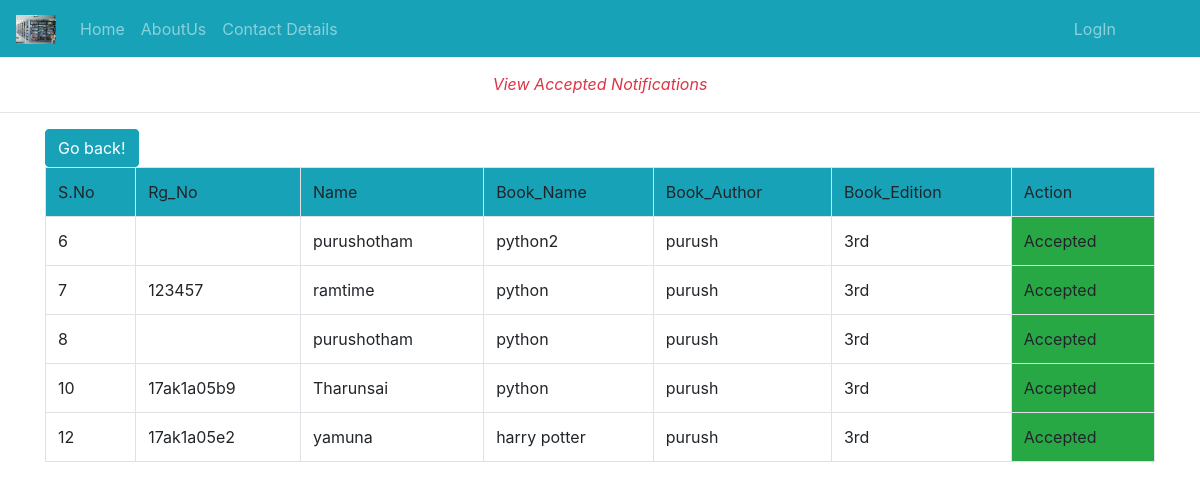
Page /accepting/ on the committed database.
### Library_App/models.py (models this page shows)
class st_admin_data(models.Model):
	Rg_No=models.CharField(max_length=120)
	Branch=models.CharField(max_length=120)
	Name=models.CharField(max_length=120)
	issue_status=models.IntegerField(default=0)
	Book_name=models.CharField(max_length=120)
	Book_author=models.CharField(max_length=120)
	Book_Edition=models.CharField(max_length=120,default="")
	Book_count=models.IntegerField(default=0)
	Issue_date=models.DateField(blank=True,null=True)
	Expire_date=models.DateField(blank=True,null=True)
	Return_Date=models.DateField(blank=True,null=True)
	Fine=models.IntegerField(default=0)
	uid=models.ForeignKey(User,on_delete=models.CASCADE)

### Library_App/views.py (the view)
# urls.py: path('accepting/',views.accepting,name="accepting"),
def accepting(req):
	pending2=st_admin_data.objects.all()
	data=Books_Avail.objects.filter()
	return render(req,'html/noti_acceptingdata.html',{'p':pending2})

### Library_App/templates/html/noti_acceptingdata.html (shortened to what this page needs)
{% extends 'html/base.html' %}
{% load static %}
{% block content %}
<div class="text-center text-danger">
	<br>
	<span><i>View Accepted Notifications</i></span>
</div>
<hr>
<div class="container">
	<table class="table table-bordered">
		<input type="button" value="Go back!" onclick="history.back()" class="btn btn-info">
		<tr class="bg bg-info">
			<td>S.No</td>
			<td>Rg_No</td>
			<td>Name</td>
			<td>Book_Name</td>
			<td>Book_Author</td>
			<td>Book_Edition</td>
			<td>Action</td>
		</tr>
		{% for i in p %}
		{% if i.issue_status is 1 %}
		<tr>
			<td>{{forloop.counter}}</td>
			<td>{{i.Rg_No}}</td>
			<td>{{i.Name}}</td>
			<td>{{i.Book_name}}</td>
			<td>{{i.Book_author}}</td>
			<td>{{i.Book_Edition}}</td>
			{% if i.issue_status is 1 %}
			<td class="bg-success">Accepted</td>
			{% endif %}
		</tr>
		{% endif %}
		{% endfor %}
	</table>
</div>
		<br><br><br><br>
{% endblock %}

### rows in the picture
st_admin_data: Name "purushotham", Book_name "python2", Book_author "purush", Book_Edition "3rd", issue_status "Accepted"
st_admin_data: Rg_No "123457", Name "ramtime", Book_name "python", Book_author "purush", Book_Edition "3rd", issue_status "Accepted"
st_admin_data: Name "purushotham", Book_name "python", Book_author "purush", Book_Edition "3rd", issue_status "Accepted"
st_admin_data: Rg_No "17ak1a05b9", Name "Tharunsai", Book_name "python", Book_author "purush", Book_Edition "3rd", issue_status "Accepted"
st_admin_data: Rg_No "17ak1a05e2", Name "yamuna", Book_name "harry potter", Book_author "purush", Book_Edition "3rd", issue_status "Accepted"
